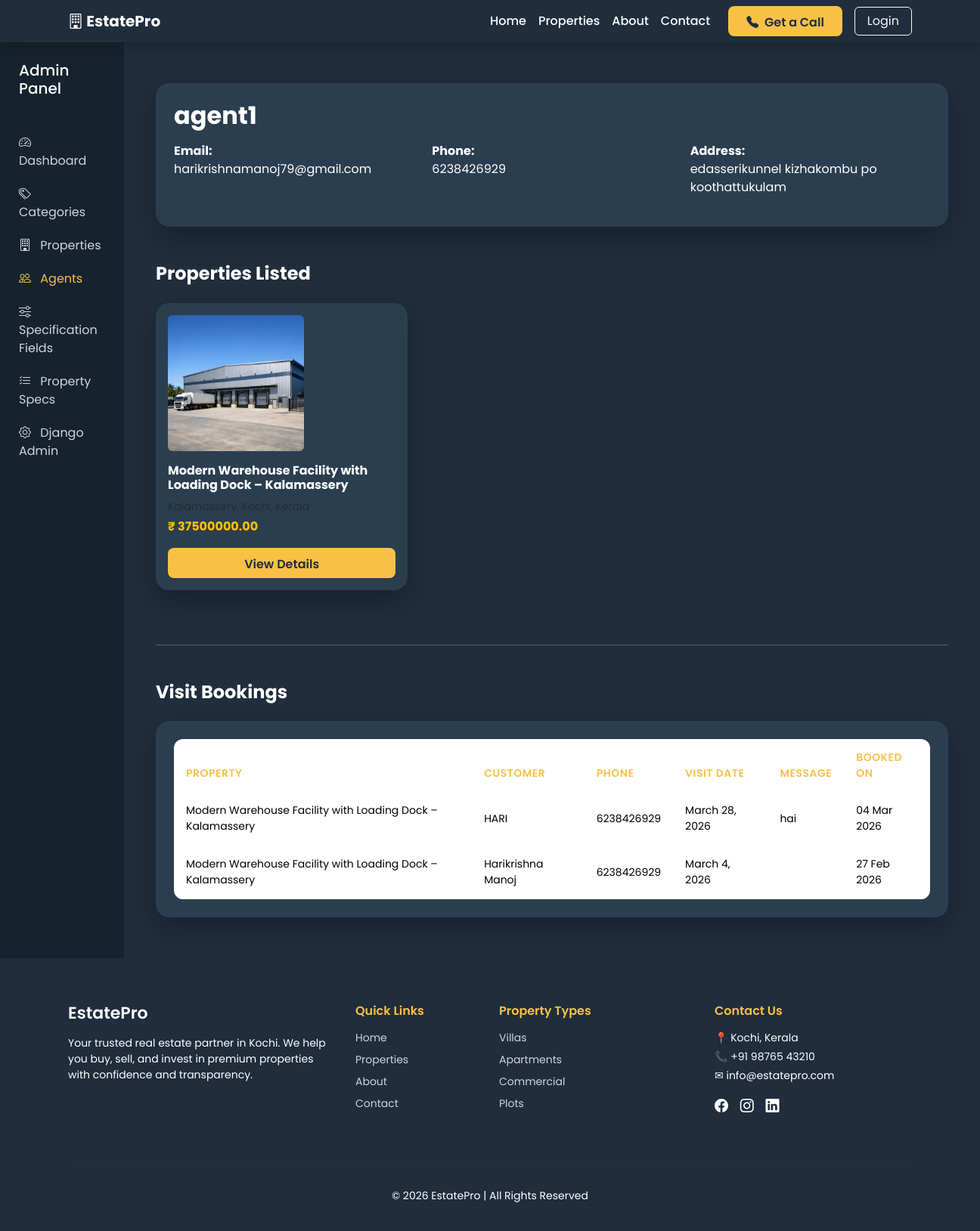
Page /accounts/agent/agent1/ on the committed database.
### accounts/models.py (models this page shows, shortened)
class Profile(models.Model):
    user = models.OneToOneField(User, on_delete=models.CASCADE)
    phone = models.CharField(max_length=20)
    address = models.TextField()
    is_agent = models.BooleanField(default=False)
    profile_image = models.ImageField(upload_to='agents/', blank=True, null=True)
    bio = models.TextField(blank=True)

### properties/models.py (models this page shows, shortened)
class Property(models.Model):
    PROPERTY_TYPE = [
        ('Apartment', 'Apartment'),
        ('Villa', 'Villa'),
        ('Commercial', 'Commercial'),
        ('Plot', 'Plot'),
    ]
    LISTING_TYPE = [
        ('Sale', 'Sale'),
        ('Rent', 'Rent'),
    ]
    title = models.CharField(max_length=200)
    slug = models.SlugField(unique=True)
    description = models.TextField()
    price = models.DecimalField(max_digits=12, decimal_places=2)
    location = models.CharField(max_length=200)
    category = models.ForeignKey(Category, on_delete=models.CASCADE, related_name='properties')
    agent = models.ForeignKey(
        User,
        on_delete=models.CASCADE,
        related_name='properties',
        null=True,
        blank=True
    )
    listing_type = models.CharField(max_length=20, choices=LISTING_TYPE)
    bedrooms = models.IntegerField(default=0)
    bathrooms = models.IntegerField(default=0)
    area = models.IntegerField(help_text="Area in sqft")
    latitude = models.DecimalField(max_digits=9, decimal_places=6, blank=True, null=True)
    longitude = models.DecimalField(max_digits=9, decimal_places=6, blank=True, null=True)
    featured_image = models.ImageField(upload_to='properties/')
    is_featured = models.BooleanField(default=False)
    is_available = models.BooleanField(default=True)
    created_at = models.DateTimeField(auto_now_add=True)

### bookings/models.py (models this page shows, shortened)
class VisitBooking(models.Model):
    STATUS_CHOICES = [
        ('Pending', 'Pending'),
        ('Approved', 'Approved'),
        ('Rejected', 'Rejected'),
    ]
    property = models.ForeignKey(Property, on_delete=models.CASCADE, related_name='bookings')
    user = models.ForeignKey(
        User,
        on_delete=models.CASCADE,
        related_name='visit_bookings',
        null=True,
        blank=True
    )
    name = models.CharField(max_length=100)
    email = models.EmailField()
    phone = models.CharField(max_length=20)
    visit_date = models.DateField()
    message = models.TextField(blank=True)
    status = models.CharField(max_length=20, choices=STATUS_CHOICES, default='Pending')
    created_at = models.DateTimeField(auto_now_add=True)

### accounts/views.py (the view)
# urls.py: path('agent/<str:username>/', views.agent_detail, name='agent_detail'),
def agent_detail(request, username):
    agent_user = get_object_or_404(
        User,
        username=username,
        profile__is_agent=True
    )
    properties = Property.objects.filter(
        agent=agent_user
    )
    bookings = VisitBooking.objects.filter(
        property__agent=agent_user
    ).order_by('-created_at')
    return render(request, 'agent_detail.html', {
        'agent_user': agent_user,
        'properties': properties,
        'bookings': bookings
    })

### templates/agent_detail.html (shortened to what this page needs)
{% extends 'base.html' %}
{% block content %}
<section class="admin-wrapper">
    <div class="admin-layout">
        <aside class="admin-sidebar" id="adminSidebar">
            <div class="sidebar-header">
                <h5>Admin Panel</h5>
            </div>
            <nav class="admin-menu">
                <a href="{% url 'admin_dashboard' %}" class="admin-link">
                    <i class="bi bi-speedometer2"></i> Dashboard
                </a>
                <a href="{% url 'admin_categories' %}" class="admin-link">
                    <i class="bi bi-tags"></i> Categories
                </a>
                <a href="{% url 'admin_properties' %}" class="admin-link">
                    <i class="bi bi-building"></i> Properties
                </a>
                <a href="{% url 'admin_agents' %}" class="admin-link active">
                    <i class="bi bi-people"></i> Agents
                </a>
                <a href="{% url 'admin_spec_fields' %}" class="admin-link">
                    <i class="bi bi-sliders"></i> Specification Fields
                </a>
                <a href="{% url 'admin_property_specs' %}" class="admin-link">
                    <i class="bi bi-list-check"></i> Property Specs
                </a>
                <a href="/admin/" class="admin-link">
                    <i class="bi bi-gear"></i> Django Admin
                </a>
            </nav>
        </aside>
        <main class="admin-content">
            <div class="container-fluid py-4">
                <div class="admin-card p-4 mb-5">
                    <h2 class="fw-bold mb-3 text-white">
                        {{ agent_user.username }}
                    </h2>
                    <div class="row">
                        <div class="col-md-4 mb-3 text-white">
                            <strong>Email:</strong><br>
                            {{ agent_user.email }}
                        </div>
                        <div class="col-md-4 mb-3 text-white">
                            <strong>Phone:</strong><br>
                            {{ agent_user.profile.phone }}
                        </div>
                        <div class="col-md-4 mb-3 text-white">
                            <strong>Address:</strong><br>
                            {{ agent_user.profile.address }}
                        </div>
                    </div>
                </div>
                <h4 class="fw-bold mb-4 text-white">
                    Properties Listed
                </h4>
                <div class="row">
                    {% for property in properties %}
                    <div class="col-md-4 col-sm-6 mb-4">
                        <div class="admin-card p-3">
                            <img src="{{ property.featured_image.url }}"
                                 class="img-fluid rounded mb-3"
                                 style="height:180px; object-fit:cover;">
                            <h6 class="fw-bold text-white">
                                {{ property.title }}
                            </h6>
                            <p class="text-muted small mb-1">
                            </p>
                            <p class="text-warning fw-bold">
                                ₹ {{ property.price }}
                            </p>
                            <a href="{% url 'property_detail' property.slug %}"
                               class="btn btn-gold w-100">
                                View Details
                            </a>
                        </div>
                    </div>
                    {% empty %}
                    <div class="col-12 text-center text-muted">
                        No properties listed.
                    </div>
                    {% endfor %}
                </div>
                <hr class="my-5 text-light">
                <h4 class="fw-bold mb-4 text-white">
                    Visit Bookings
                </h4>
                <div class="admin-card p-4">
                    <div class="table-responsive booking-table-wrapper">
                        <table class="table admin-table align-middle">
                            <thead>
                                <tr>
                                    <th>Property</th>
                                    <th>Customer</th>
                                    <th>Phone</th>
                                    <th>Visit Date</th>
                                    <th>Message</th>
                                    <th>Booked On</th>
                                </tr>
                            </thead>
                            <tbody>
                                {% for booking in bookings %}
                                <tr>
                                    <td>{{ booking.property.title }}</td>
                                    <td>{{ booking.name }}</td>
                                    <td>{{ booking.phone }}</td>
                                    <td>{{ booking.visit_date }}</td>
                                    <td>{{ booking.message }}</td>
                                    <td>{{ booking.created_at|date:"d M Y" }}</td>
                                </tr>
                                {% empty %}
                                <tr>
                                    <td colspan="6" class="text-center text-muted">
                                        No bookings yet.
                                    </td>
                                </tr>
                                {% endfor %}
                            </tbody>
                        </table>
                    </div>
                </div>
            </div>
        </main>
    </div>
</section>
{% endblock %}

### static/css/style.css (style rules this page uses)
body { font-family: 'Poppins', sans-serif; background-color: #f8f9fa; margin: 0; padding: 0; }
.btn-gold { background-color: #f8c146; border: none; color: #1f2d3d; font-weight: 600; border-radius: 6px; transition: 0.3s ease; height: 50px; }
.btn-gold { height:55px; border-radius:50px; background:#f8c146; color:#1f2d3d; font-weight:600; border:none; transition:0.3s ease; }
.btn-gold { background: #f8c146; color: #1f2d3d; font-weight: 600; }
.btn-gold { background-color: #f8c146; border: none; font-weight: 600; border-radius: 8px; padding: 10px; color: #1f2d3d; transition: 0.3s ease; }
.btn-gold { background-color: #f8c146; border: none; color: #1f2d3d; font-weight: 600; border-radius: 8px; padding: 8px 18px; transition: 0.3s ease; }
.btn-gold { background-color: #f8c146; border: none; color: #1f2d3d; font-weight: 600; border-radius: 8px; padding: 10px; transition: 0.3s ease; }
.btn-gold { background-color: #f8c146; border: none; color: #1f2d3d; font-weight: 600; border-radius: 8px; padding: 10px 20px; transition: 0.3s ease; }
.admin-wrapper { background: #1f2d3d; min-height: 100vh; }
.admin-layout { display: flex; }
.admin-sidebar { width: 240px; background: #16222e; padding: 25px; min-height: 100vh; transition: 0.3s ease; }
.sidebar-header { display: flex; justify-content: space-between; align-items: center; color: #ffffff; margin-bottom: 30px; }
.admin-menu { display: flex; flex-direction: column; }
.admin-link { color: #d1d5db; text-decoration: none; padding: 10px 0; transition: 0.3s ease; }
.admin-link i { margin-right: 8px; }
.admin-content { flex: 1; padding: 30px; color: #ffffff; }
.admin-card { background: #2b3e50; border-radius: 18px; padding: 25px; transition: 0.3s ease; }
.admin-card h6 { color: #d1d5db; }
.admin-card h2 { color: #f8c146; }
.btn-gold { background-color: #f8c146; border: none; color: #1f2d3d; font-weight: 600; border-radius: 8px; transition: 0.3s ease; }
.admin-sidebar { width: 240px; background: #16222e; padding: 25px; min-height: 100vh; }
.admin-link:hover, .admin-link.active { color: #f8c146; }
.admin-card { background: #2b3e50; border-radius: 18px; box-shadow: 0 15px 35px rgba(0,0,0,0.25); color: #ffffff; }
.btn-gold { background-color: #f8c146; border: none; color: #1f2d3d; font-weight: 600; }
.admin-table { background: transparent; color: #ffffff; margin-bottom: 0; }
.admin-table thead { background: #16222e; }
.admin-table thead th { color: #f8c146; font-weight: 600; border: none; padding: 14px 16px; font-size: 14px; text-transform: uppercase; letter-spacing: 0.5px; }
.admin-table tbody td { border-color: rgba(255,255,255,0.08); padding: 14px 16px; font-size: 14px; }
.admin-table tbody tr { transition: 0.3s ease; }
.table-responsive { border-radius: 12px; overflow: hidden; }
.admin-sidebar { width: 250px; background: #16222e; padding: 25px; min-height: 100vh; transition: 0.3s ease; }
.admin-card { background: #2b3e50; border-radius: 18px; }
.admin-table { color: #ffffff; }
.admin-table thead th { color: #f8c146; }
.admin-table { min-width: 900px; }
.admin-sidebar { width: 250px; background: #16222e; padding: 25px; min-height: 100vh; }
.admin-table { min-width: 900px; color: #ffffff; }
.admin-table thead { background: #1f2d3d; color: #f8c146; }
.btn-gold { background: #f8c146; color: #1f2d3d; font-weight: 600; height: 40px; }
.admin-table { min-width: 1000px; color: #ffffff; }
.admin-table td, .admin-table th { border-color: rgba(255,255,255,0.08); }
.booking-table-wrapper { overflow-x: auto; -webkit-overflow-scrolling: touch; }
.admin-table { min-width: 1000px; }

### rows in the picture
Property: featured_image (picture), title "Modern Warehouse Facility with Loading Dock – Kalamassery", price "37500000.00"
VisitBooking: property "Modern Warehouse Facility with Loading Dock – Kalamassery", name "HARI", phone "6238426929", visit_date "March 28, 2026", message "hai", created_at "04 Mar 2026"
VisitBooking: property "Modern Warehouse Facility with Loading Dock – Kalamassery", name "Harikrishna Manoj", phone "6238426929", visit_date "March 4, 2026", created_at "27 Feb 2026"

### other values in the picture
{{ agent_user.username }} "agent1"
{{ agent_user.email }} "harikrishnamanoj79@gmail.com"
{{ agent_user.profile.phone }} "6238426929"
{{ agent_user.profile.address }} "edasserikunnel kizhakombu po koothattukulam"
